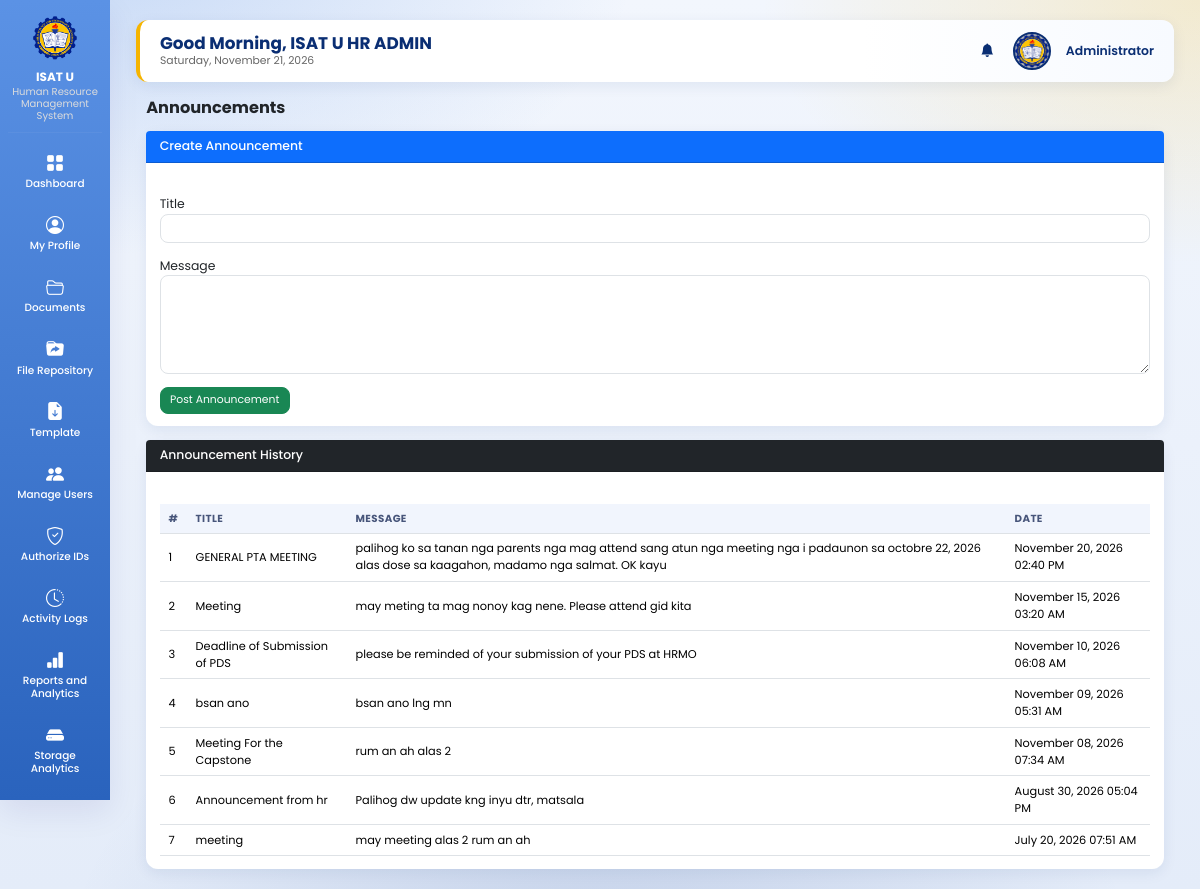
Page /admin/announcement.php (signed in) on the committed database.
### tables this page shows
CREATE TABLE `users` (
  `user_id` int(11) NOT NULL AUTO_INCREMENT,
  `employee_id` varchar(50) DEFAULT NULL,
  `first_name` varchar(100) NOT NULL,
  `middle_name` varchar(100) DEFAULT NULL,
  `last_name` varchar(100) NOT NULL,
  `email` varchar(150) NOT NULL,
  `password` varchar(255) NOT NULL,
  `role` varchar(20) NOT NULL,
  `department` varchar(150) DEFAULT NULL,
  `position_title` varchar(150) DEFAULT NULL,
  `profile_picture` varchar(255) DEFAULT NULL,
  `reset_token` varchar(255) DEFAULT NULL,
  `reset_token_expiry` datetime DEFAULT NULL,
  `status` varchar(20) DEFAULT 'active',
  `created_at` timestamp NOT NULL DEFAULT current_timestamp(),
  PRIMARY KEY (`user_id`)
);

CREATE TABLE `announcements` (
  `announcement_id` int(11) NOT NULL AUTO_INCREMENT,
  `title` varchar(255) NOT NULL,
  `message` text NOT NULL,
  `created_at` timestamp NOT NULL DEFAULT current_timestamp(),
  PRIMARY KEY (`announcement_id`)
);

### admin/announcement.php (the view, shortened to what this page needs)
<?php
include "../db.php";
include "includes/header.php";
include "includes/sidebar.php";
$result=mysqli_query($conn,"
SELECT *
FROM announcements
ORDER BY created_at DESC
");
?>
<div class="container-fluid">
<h2 class="fw-bold mb-4">
Announcements
</h2>
<div class="card shadow border-0 mb-4">
<div class="card-header bg-primary text-white">
<h5 class="mb-0">
Create Announcement
</h5>
</div>
<div class="card-body">
<form method="POST">
<div class="mb-3">
<label>Title</label>
<input
type="text"
name="title"
class="form-control"
required>
</div>
<div class="mb-3">
<label>Message</label>
<textarea
name="message"
class="form-control"
rows="5"
required></textarea>
</div>
<button
type="submit"
name="save"
class="btn btn-success">
Post Announcement
</button>
</form>
</div>
</div>
<div class="card shadow border-0">
<div class="card-header bg-dark text-white">
<h5 class="mb-0">
Announcement History
</h5>
</div>
<div class="card-body">
<table class="table table-hover">
<thead>
<tr>
<th>#</th>
<th>Title</th>
<th>Message</th>
<th>Date</th>
</tr>
</thead>
<tbody>
<?php
$i=1;
while($row=mysqli_fetch_assoc($result))
{
?>
<tr>
<td><?php echo $i++; ?></td>
<td><?php echo htmlspecialchars($row['title']); ?></td>
<td><?php echo htmlspecialchars($row['message']); ?></td>
<td><?php echo date("F d, Y h:i A",strtotime($row['created_at'])); ?></td>
</tr>
<?php } ?>
</tbody>
</table>
</div>
</div>
</div>
<?php include "includes/footer.php"; ?>

### includes/avatar.php (shortened to what this page needs)
<?php
if (!function_exists('topbar_avatar')) {
    function topbar_avatar($conn, $size = 44, $href = 'profile.php') {
        $uid = (int)($_SESSION['user_id'] ?? 0);
        $pic = '';
        $res = mysqli_query($conn, "SELECT profile_picture FROM users WHERE user_id = $uid LIMIT 1");
        if ($res && ($r = mysqli_fetch_assoc($res))) { $pic = basename((string)($r['profile_picture'] ?? '')); }
        $file = dirname(__DIR__) . '/uploads/profile_pictures/' . $pic;
        if ($pic !== '' && file_exists($file)) {
            $src = '../uploads/profile_pictures/' . rawurlencode($pic);
        }
        $size = (int)$size;
        return '<a href="' . htmlspecialchars($href) . '" title="My Profile" style="display:inline-block;line-height:0;">'
             . '<img src="' . htmlspecialchars($src, ENT_QUOTES) . '" alt="Profile" '
             . 'style="width:' . $size . 'px;height:' . $size . 'px;border-radius:50%;object-fit:cover;'
             . 'border:2px solid #0A2E73;background:#b0b3b8;"></a>';
    }
}

### assets/ui.css (style rules this page uses)
html { font-size:13.5px !important; }
body { font-size:.92rem; background: radial-gradient(900px 500px at 8% -5%, rgba(91,146,229,.28), transparent 60%), radial-gradient(800px 480px at 100% 0%, rgba(245,180,0,.18), transparent 55%), radial-gradient(900px 600px at 50% 110%, rgba(18,60,146,.16), transparent 60%), linear-gradient(180deg,#f2f6fd 0%,#e4ecf9 100%) !important; background-attachment:fixed !important; }
h2 { font-size:1.3rem !important; }
h5 { font-size:.92rem !important; }
.admin-info img { width:38px !important;height:38px !important; }
.stat-card,.chart-card,.card,.profile-card,.card-box { border-radius:12px !important;box-shadow:0 4px 14px rgba(10,46,115,.08) !important; }
.card-body { padding:.9rem 1rem !important; }
.card-header { padding:.6rem 1rem !important;font-size:.9rem; }
.table { font-size:.84rem;margin-bottom:0; }
.table>:not(caption)>*>* { padding:.5rem .65rem !important; }
.table thead th { font-size:.76rem;text-transform:uppercase;letter-spacing:.4px;color:#47557a;background:#f1f5fd !important; }
.btn { font-size:.8rem;padding:.32rem .7rem;border-radius:8px; }
.form-control,.form-select { font-size:.85rem;padding:.38rem .65rem;border-radius:8px; }
.container-fluid h2.fw-bold { font-size:1.2rem !important; }
.container-fluid .mb-4 { margin-bottom:1rem !important; }

### admin/includes/header.php (style rules this page uses)
body { background:#eef3fb; font-family:'Poppins',sans-serif; }
.admin-info img { width:55px; height:55px; border-radius:50%; }
.card-header { display:flex; justify-content:space-between; align-items:center; margin-bottom:20px; }
.table { width:100%; border-collapse:collapse; }
.table th { background:#f8f9fa; padding:14px; text-align:left; font-weight:700; }
.table td { padding:14px; border-top:1px solid #eee; vertical-align:middle; }
.btn { padding:8px 15px; border-radius:8px; text-decoration:none; }

### admin/includes/sidebar.php (style rules this page uses)
:root { --blue:#0A2E73; --yellow:#F5B400; --white:#ffffff; --bg:#eef3fb; --shadow:0 12px 30px rgba(2, 10, 118, 0.08); }
* { margin:0; padding:0; box-sizing:border-box; font-family:'Poppins',sans-serif; }
body { background:var(--bg); }

### rows in the picture
users: profile_picture (picture)
announcements: title "GENERAL PTA MEETING", message "palihog ko sa tanan nga parents nga mag attend sang atun nga meeting nga i padaunon sa octobre 22, 2026 alas dose sa kaagahon, madamo nga salmat. OK kayu", created_at "November 20, 2026 02:40 PM"
announcements: title "Meeting", message "may meting ta mag nonoy kag nene. Please attend gid kita", created_at "November 15, 2026 03:20 AM"
announcements: title "Deadline of Submission of PDS", message "please be reminded of your submission of your PDS at HRMO", created_at "November 10, 2026 06:08 AM"
announcements: title "bsan ano", message "bsan ano lng mn", created_at "November 09, 2026 05:31 AM"
announcements: title "Meeting For the Capstone", message "rum an ah alas 2", created_at "November 08, 2026 07:34 AM"
announcements: title "Announcement from hr", message "Palihog dw update kng inyu dtr, matsala", created_at "August 30, 2026 05:04 PM"
announcements: title "meeting", message "may meeting alas 2 rum an ah", created_at "July 20, 2026 07:51 AM"

### other values in the picture
$greeting "Good Morning"
